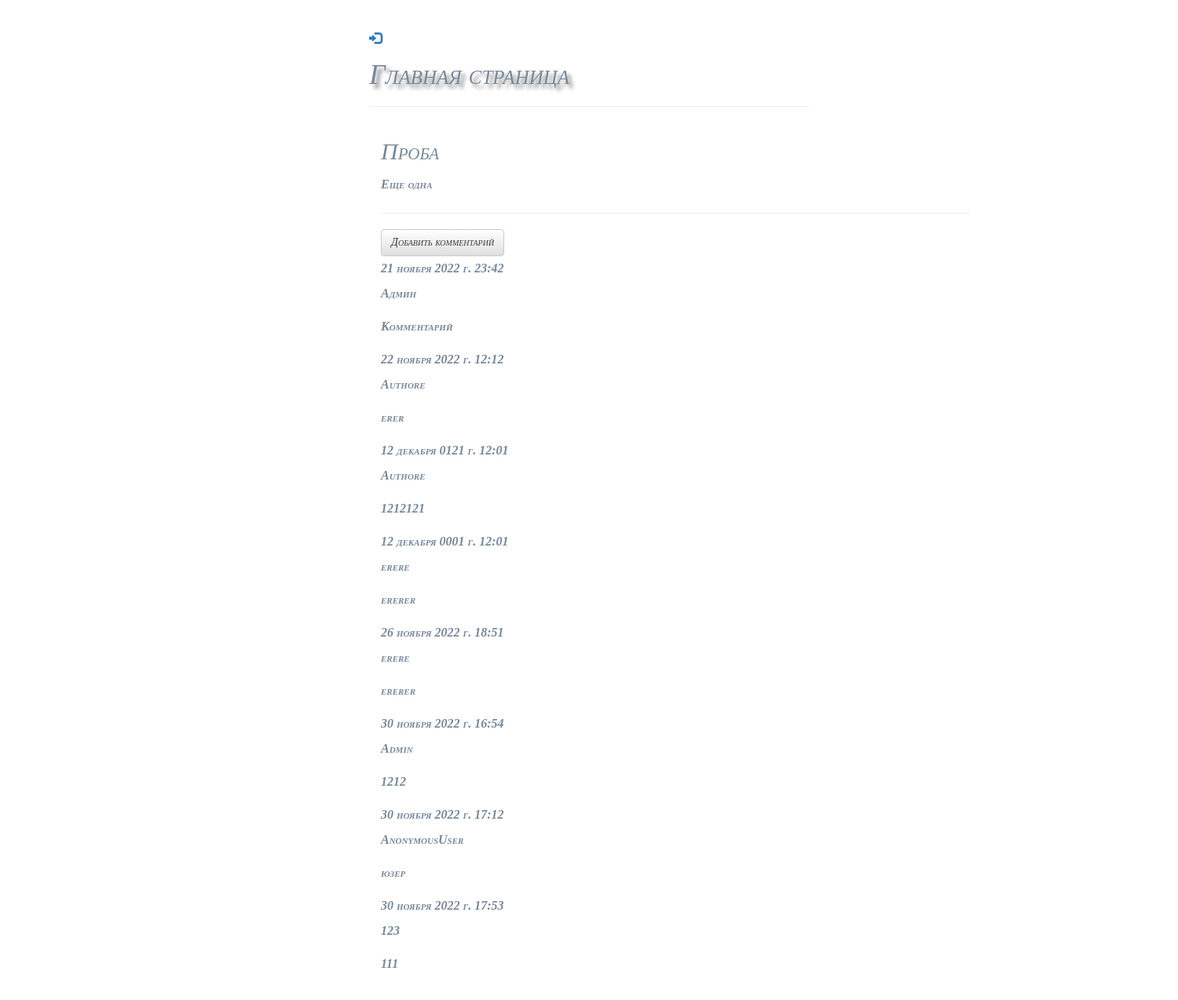
Page /blog/posts/4/ on the earlier database version.
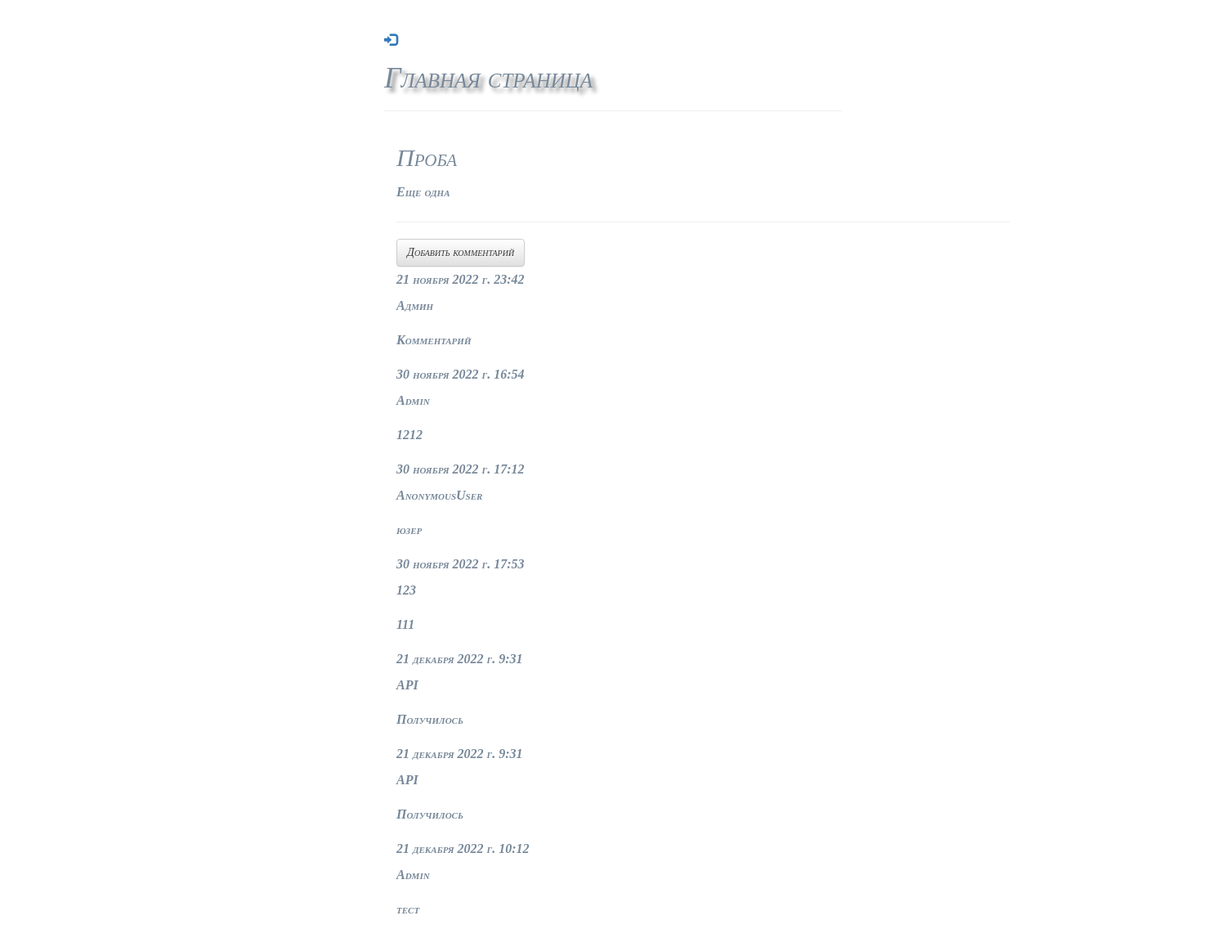
Same page on the later database version.
### blog/models.py (models this page shows, shortened)
class Post(models.Model):
    author = models.ForeignKey(settings.AUTH_USER_MODEL, on_delete=models.CASCADE)
    title = models.CharField(max_length=200, verbose_name="Заголовок")
    text = models.TextField(verbose_name="Текст статьи")
    created_date = models.DateTimeField(default=timezone.now, verbose_name="Дата создания")
    published_date = models.DateTimeField(blank=True, null=True, verbose_name="Дата публикации")
    is_published = models.BooleanField(default=False, verbose_name="Запись опубликована?")
    objects = PostManager()
    published = PostPublishedManager()
    def is_publish(self):
        return True if self.published_date else False
    class Meta:
        verbose_name = "Запись в блоге"
        verbose_name_plural = "Записи в блоге"

class Comment(models.Model):
    post = models.ForeignKey('blog.Post',
                             on_delete=models.CASCADE,
                             related_name='comments')
    author = models.CharField(max_length=200)
    text = models.TextField(verbose_name="Комментарий")
    created_date = models.DateTimeField(auto_now_add=True,  # default=timezone.now
                                        verbose_name='Дата создания')
    approved_comment = models.BooleanField(default=False,
                                           verbose_name='Одобрен?')
    class Meta:
        verbose_name = 'Комментарий'
        verbose_name_plural = 'Комментарий'

### blog/views.py (the view)
# urls.py: path('posts/<int:id>/', views.post_detail, name='post_detail'),
def post_detail(request, id):
    post = get_object_or_404(Post, id=id)
    if not post.is_publish() and not request.user.is_staff:
        raise Http404("Запись в блоге не найдена")
    return render(request, 'blog/post_detail.html', {'post': post})

### blog/managers.py (called while the page is built)
    def get_queryset(self):
        return PostQuerySet(self.model, using=self._db)

### blog/templates/blog/post_detail.html (shortened to what this page needs)
{% extends 'blog/base.html' %}
{% block content %}
    <div class="post">
        <h2>{{ post.title }}</h2>
        <p>{{ post.text|linebreaksbr }}</p>
    </div>
    <hr>
    <a class="btn btn-default" href="{% url 'add_comment' id=post.id %}">Добавить комментарий</a>
    {% for comment in post.comments.all %}
        <div class="comment">
            <div class="date">{{ comment.created_date }}</div>
            <strong>{{ comment.author }}</strong>
            <p>{{ comment.text|linebreaks }}</p>
        </div>
    {% empty %}
        <p>Комментарии отсутствуют</p>
    {% endfor %}
{% endblock %}

### blog/templates/blog/base.html (shortened to what this page needs)
{% load static %}
<html lang="en" dir="ltr">
<head>
    <link rel="stylesheet" href="//maxcdn.bootstrapcdn.com/bootstrap/3.2.0/css/bootstrap.min.css">
    <link rel="stylesheet" href="//maxcdn.bootstrapcdn.com/bootstrap/3.2.0/css/bootstrap-theme.min.css">
    <link href="{% static 'blog/css/theme.css' %}" rel="stylesheet">
</head>
<body>
    {% block header %}
    <div class = "page-header">
    {% if request.user.is_authenticated %}
    <a href="{% url 'logout' %}" class="top-menu"><span class="glyphicon glyphicon-log-out"></span></a>
    <a href="{% url 'post_add' %}" class="top_menu"><span class = "glyphicon glyphicon-plus"></span></a>
    {% else %}
    <a href="{% url 'login' %}" class="top-menu"><span class="glyphicon glyphicon-log-in"></span></a>
    {% endif %}
    <h1><a href="/">Главная страница</a></h1>
    </div>
{% endblock %}
<div>
    <div class="content container">
        <div class="row">
            <div class="col-md-8">
                {% block content %}
                {% endblock %}
            </div>
        </div>
    </div>
</div>
</body>
</html>

### blog/static/blog/css/theme.css (style rules this page uses)
h1 a { margin: 0 auto; padding: 20px 0; color: #778899; text-shadow: 5px 5px 5px gray; }
body { width: 600px; margin: 0 auto; background-color: #ffffff; padding: 0 20px 20px 20px; font: italic small-caps bold 16px/2 cursive; color: #778899; }

Differences in the rows shown:
removed Comment: created_date "22 ноября 2022 г. 12:12", author "Authore", text "erer"
removed Comment: created_date "12 декабря 0121 г. 12:01", author "Authore", text "1212121"
removed Comment: created_date "12 декабря 0001 г. 12:01", author "erere", text "ererer"
removed Comment: created_date "26 ноября 2022 г. 18:51", author "erere", text "ererer"
added Comment: created_date "21 декабря 2022 г. 9:31", author "API", text "Получилось"
added Comment: created_date "21 декабря 2022 г. 9:31", author "API", text "Получилось"
added Comment: created_date "21 декабря 2022 г. 10:12", author "Admin", text "тест"
